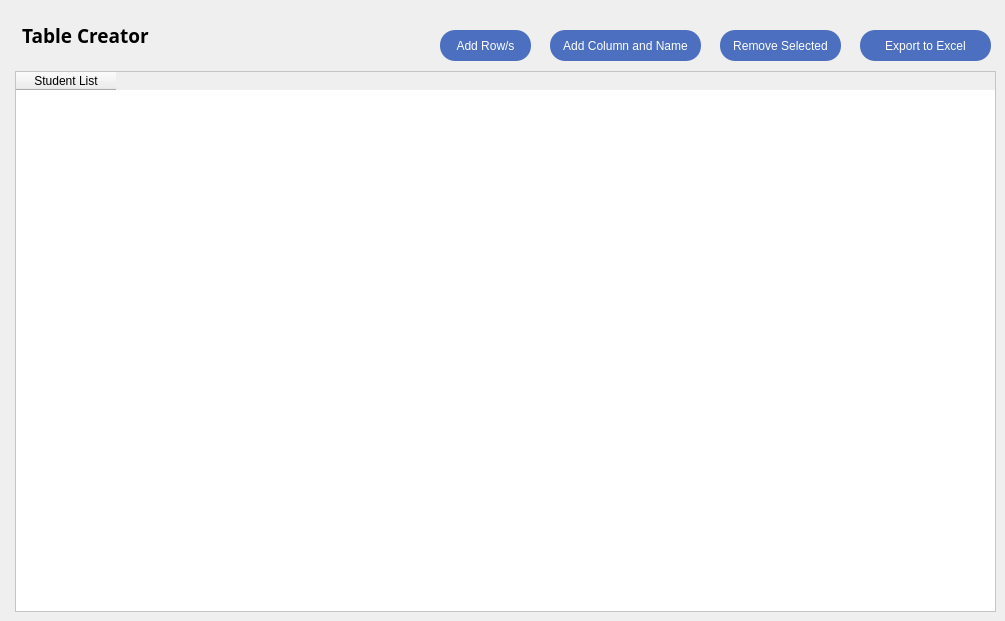
     <widget class="QWidget" name="page_2">
      <widget class="QLabel" name="label_2">
       <property name="geometry">
        <rect>
         <x>20</x>
         <y>10</y>
         <width>131</width>
         <height>51</height>
        </rect>
       </property>
       <property name="font">
        <font>
         <family>Bahnschrift SemiBold</family>
         <pointsize>14</pointsize>
         <weight>75</weight>
         <bold>true</bold>
        </font>
       </property>
       <property name="text">
        <string>Table Creator</string>
       </property>
       <property name="alignment">
        <set>Qt::AlignCenter</set>
       </property>
      </widget>
      <widget class="QTableWidget" name="tableWidget">
       <property name="geometry">
        <rect>
         <x>15</x>
         <y>71</y>
         <width>981</width>
         <height>541</height>
        </rect>
       </property>
       <property name="styleSheet">
        <string notr="true">QTableWidget {
	background-color: rgb(255, 255, 255)
}</string>
       </property>
       <column>
        <property name="text">
         <string>Student List</string>
        </property>
        <property name="font">
         <font>
          <family>Arial</family>
          <weight>50</weight>
          <bold>false</bold>
         </font>
        </property>
       </column>
      </widget>
      <widget class="QLabel" name="label_10">
       <property name="geometry">
        <rect>
         <x>160</x>
         <y>20</y>
         <width>31</width>
         <height>31</height>
        </rect>
       </property>
       <property name="styleSheet">
        <string notr="true">border-image: url(:/icons/table creator.png);</string>
       </property>
       <property name="text">
        <string/>
       </property>
      </widget>
      <widget class="QPushButton" name="addRowBtn">
       <property name="geometry">
        <rect>
         <x>440</x>
         <y>30</y>
         <width>91</width>
         <height>31</height>
        </rect>
       </property>
       <property name="cursor">
        <cursorShape>PointingHandCursor</cursorShape>
       </property>
       <property name="styleSheet">
        <string notr="true">QPushButton {
color: rgb(255, 255, 255);
background-color:rgb(76, 111, 191);
border-radius: 15%;
border: None;
font: 25 8pt &quot;Bahnschrift Light&quot;;
}
QPushButton:hover{
background-color:rgb(202, 240, 248);
color:rgb(0, 0, 0);
border-radius: 15%;
border: None;
font: 25 8pt &quot;Bahnschrift Light&quot;;
}</string>
       </property>
       <property name="text">
        <string>Add Row/s</string>
       </property>
      </widget>
      <widget class="QPushButton" name="columnNBtn">
       <property name="geometry">
        <rect>
         <x>550</x>
         <y>30</y>
         <width>151</width>
         <height>31</height>
        </rect>
       </property>
       <property name="cursor">
        <cursorShape>PointingHandCursor</cursorShape>
       </property>
       <property name="styleSheet">
        <string notr="true">QPushButton {
color: rgb(255, 255, 255);
background-color:rgb(76, 111, 191);
border-radius: 15%;
border: None;
font: 25 8pt &quot;Bahnschrift Light&quot;;
}
QPushButton:hover{
background-color:rgb(202, 240, 248);
color:rgb(0, 0, 0);
border-radius: 15%;
border: None;
font: 25 8pt &quot;Bahnschrift Light&quot;;
}</string>
       </property>
       <property name="text">
        <string>Add Column and Name</string>
       </property>
      </widget>
      <widget class="QPushButton" name="removeBtn">
       <property name="geometry">
        <rect>
         <x>720</x>
         <y>30</y>
         <width>121</width>
         <height>31</height>
        </rect>
       </property>
       <property name="cursor">
        <cursorShape>PointingHandCursor</cursorShape>
       </property>
       <property name="styleSheet">
        <string notr="true">QPushButton {
color: rgb(255, 255, 255);
background-color:rgb(76, 111, 191);
border-radius: 15%;
border: None;
font: 25 8pt &quot;Bahnschrift Light&quot;;
}
QPushButton:hover{
background-color:rgb(202, 240, 248);
color:rgb(0, 0, 0);
border-radius: 15%;
border: None;
font: 25 8pt &quot;Bahnschrift Light&quot;;
}</string>
       </property>
       <property name="text">
        <string>Remove Selected</string>
       </property>
      </widget>
      <widget class="QPushButton" name="exportBtn">
       <property name="geometry">
        <rect>
         <x>860</x>
         <y>30</y>
         <width>131</width>
         <height>31</height>
        </rect>
       </property>
       <property name="cursor">
        <cursorShape>PointingHandCursor</cursorShape>
       </property>
       <property name="styleSheet">
        <string notr="true">QPushButton {
color: rgb(255, 255, 255);
background-color:rgb(76, 111, 191);
border-radius: 15%;
border: None;
font: 25 8pt &quot;Bahnschrift Light&quot;;
}
QPushButton:hover{
background-color:rgb(116, 198, 157);
color:rgb(0, 0, 0);
border-radius: 15%;
font: 25 8pt &quot;Bahnschrift Light&quot;;
}</string>
       </property>
       <property name="text">
        <string>Export to Excel</string>
       </property>
       <property name="icon">
        <iconset>
         <normaloff>:/image/xl icon.png</normaloff>:/image/xl icon.png</iconset>
       </property>
      </widget>
     </widget>
